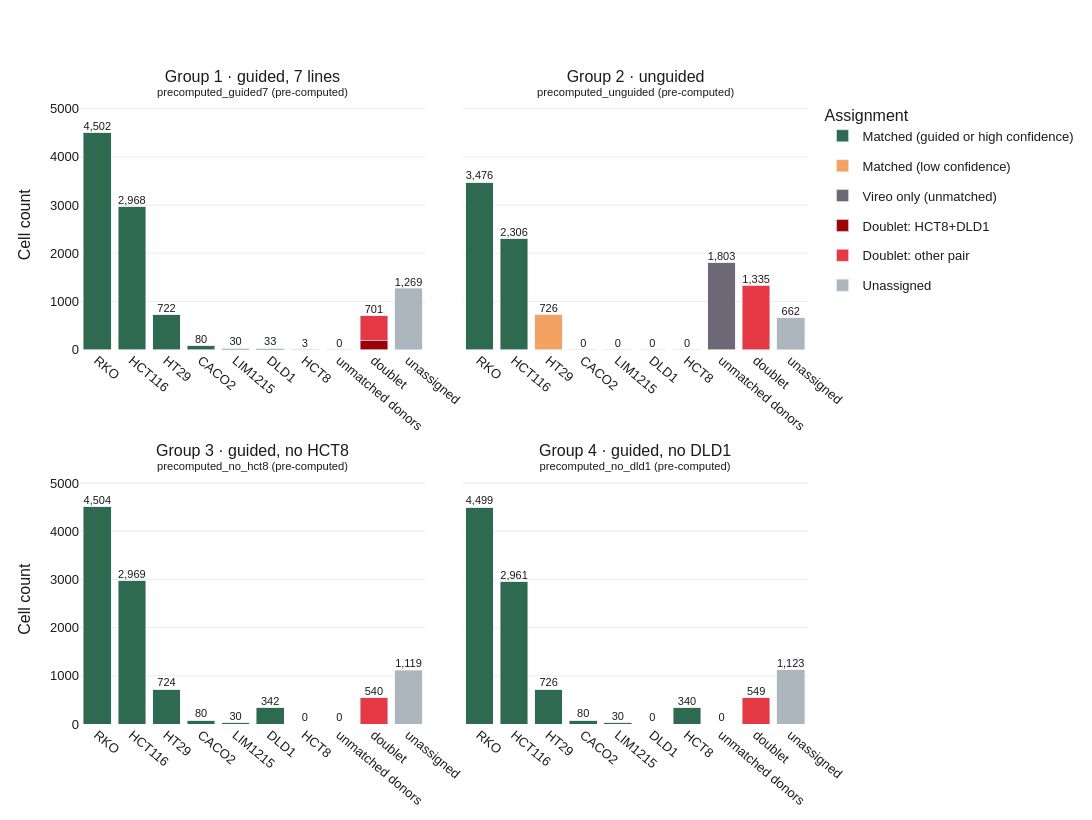

Notebook cell for this chart:
### Markdown cell above
## 2. All four groups side by side

Same scale and the same bar order in every panel, so bars can be compared directly. A panel uses the group's own
run when it has finished, otherwise its pre-computed copy (marked in the panel title).

### Code cell
panels = []
for label, (live, pre) in GROUPS.items():
    shown_id, fa, fallback = resolve(live)
    if fa is None:
        print(f'{label}: no results found — skipped')
        continue
    panels.append((label, shown_id, fallback, composition(fa)))

# Shared bar order: the 7 pool lines, any other matched line, all unmatched donors together, doublet, unassigned
def shared_bar(b):
    return 'unmatched donors' if b.startswith('vireo:') else b
for i, (label, shown_id, fallback, comp) in enumerate(panels):
    comp = comp.copy()
    comp['bar'] = comp['bar'].map(shared_bar)
    panels[i] = (label, shown_id, fallback, comp)
extra = sorted({b for *_, c in panels for b in c['bar']} - set(POOL_LINES) - {'unmatched donors', 'doublet', 'unassigned'})
ORDER = POOL_LINES + extra + ['unmatched donors', 'doublet', 'unassigned']

titles = [f'{label}<br><sup>{shown_id}{" (pre-computed)" if fallback else ""}</sup>'
          for label, shown_id, fallback, _ in panels]
fig = make_subplots(rows=2, cols=2, subplot_titles=titles, shared_yaxes=True,
                    vertical_spacing=0.2, horizontal_spacing=0.05)
seen, all_totals = set(), {}
for k, (label, shown_id, fallback, comp) in enumerate(panels):
    all_totals[label] = add_bars(fig, comp, ORDER, row=k // 2 + 1, col=k % 2 + 1, legend_seen=seen)
ymax = max(t.max() for t in all_totals.values()) * 1.15
fig.update_yaxes(range=[0, ymax], gridcolor='#ececec')
fig.update_yaxes(title_text='Cell count', col=1)
fig.update_xaxes(tickangle=40)
fig.update_layout(barmode='stack', height=820, width=1250, legend_title='Assignment',
                  plot_bgcolor='white', paper_bgcolor='white', font=FONT)
fig.show()

table = pd.DataFrame(all_totals).reindex(ORDER).fillna(0).astype(int)
table

### Figure 1 — Plotly figure (JSON) as saved in the notebook; plotly's stock layout.template omitted (floating-point values rounded to 4 significant figures)
{"data": [{"hovertemplate": "Matched (guided or high confidence)<br>%{x}: %{y:,} cells<extra></extra>", "legendgroup": "Matched (guided or high confidence)", "legendrank": 0, "marker": {"color": "#2d6a4f"}, "name": "Matched (guided or high confidence)", "showlegend": true, "type": "bar", "x": ["RKO", "HCT116", "HT29", "CACO2", "LIM1215", "DLD1", "HCT8", "unmatched donors", "doublet", "unassigned"], "xaxis": "x", "y": [4502, 2968, 722, 80, 30, 33, 3, 0, 0, 0], "yaxis": "y"}, {"hovertemplate": "Doublet: HCT8+DLD1<br>%{x}: %{y:,} cells<extra></extra>", "legendgroup": "Doublet: HCT8+DLD1", "legendrank": 3, "marker": {"color": "#9d0208"}, "name": "Doublet: HCT8+DLD1", "showlegend": true, "type": "bar", "x": ["RKO", "HCT116", "HT29", "CACO2", "LIM1215", "DLD1", "HCT8", "unmatched donors", "doublet", "unassigned"], "xaxis": "x", "y": [0, 0, 0, 0, 0, 0, 0, 0, 198, 0], "yaxis": "y"}, {"hovertemplate": "Doublet: other pair<br>%{x}: %{y:,} cells<extra></extra>", "legendgroup": "Doublet: other pair", "legendrank": 4, "marker": {"color": "#e63946"}, "name": "Doublet: other pair", "showlegend": true, "type": "bar", "x": ["RKO", "HCT116", "HT29", "CACO2", "LIM1215", "DLD1", "HCT8", "unmatched donors", "doublet", "unassigned"], "xaxis": "x", "y": [0, 0, 0, 0, 0, 0, 0, 0, 503, 0], "yaxis": "y"}, {"hovertemplate": "Unassigned<br>%{x}: %{y:,} cells<extra></extra>", "legendgroup": "Unassigned", "legendrank": 5, "marker": {"color": "#adb5bd"}, "name": "Unassigned", "showlegend": true, "type": "bar", "x": ["RKO", "HCT116", "HT29", "CACO2", "LIM1215", "DLD1", "HCT8", "unmatched donors", "doublet", "unassigned"], "xaxis": "x", "y": [0, 0, 0, 0, 0, 0, 0, 0, 0, 1269], "yaxis": "y"}, {"hoverinfo": "skip", "mode": "text", "showlegend": false, "text": ["4,502", "2,968", "722", "80", "30", "33", "3", "0", "701", "1,269"], "textfont": {"color": "#1b1b1b", "size": 11}, "textposition": "top center", "type": "scatter", "x": ["RKO", "HCT116", "HT29", "CACO2", "LIM1215", "DLD1", "HCT8", "unmatched donors", "doublet", "unassigned"], "xaxis": "x", "y": [4502, 2968, 722, 80, 30, 33, 3, 0, 701, 1269], "yaxis": "y"}, {"hovertemplate": "Matched (guided or high confidence)<br>%{x}: %{y:,} cells<extra></extra>", "legendgroup": "Matched (guided or high confidence)", "legendrank": 0, "marker": {"color": "#2d6a4f"}, "name": "Matched (guided or high confidence)", "showlegend": false, "type": "bar", "x": ["RKO", "HCT116", "HT29", "CACO2", "LIM1215", "DLD1", "HCT8", "unmatched donors", "doublet", "unassigned"], "xaxis": "x2", "y": [3476, 2306, 0, 0, 0, 0, 0, 0, 0, 0], "yaxis": "y2"}, {"hovertemplate": "Matched (low confidence)<br>%{x}: %{y:,} cells<extra></extra>", "legendgroup": "Matched (low confidence)", "legendrank": 1, "marker": {"color": "#f4a261"}, "name": "Matched (low confidence)", "showlegend": true, "type": "bar", "x": ["RKO", "HCT116", "HT29", "CACO2", "LIM1215", "DLD1", "HCT8", "unmatched donors", "doublet", "unassigned"], "xaxis": "x2", "y": [0, 0, 726, 0, 0, 0, 0, 0, 0, 0], "yaxis": "y2"}, {"hovertemplate": "Vireo only (unmatched)<br>%{x}: %{y:,} cells<extra></extra>", "legendgroup": "Vireo only (unmatched)", "legendrank": 2, "marker": {"color": "#6d6875"}, "name": "Vireo only (unmatched)", "showlegend": true, "type": "bar", "x": ["RKO", "HCT116", "HT29", "CACO2", "LIM1215", "DLD1", "HCT8", "unmatched donors", "doublet", "unassigned"], "xaxis": "x2", "y": [0, 0, 0, 0, 0, 0, 0, 1803, 0, 0], "yaxis": "y2"}, {"hovertemplate": "Doublet: other pair<br>%{x}: %{y:,} cells<extra></extra>", "legendgroup": "Doublet: other pair", "legendrank": 4, "marker": {"color": "#e63946"}, "name": "Doublet: other pair", "showlegend": false, "type": "bar", "x": ["RKO", "HCT116", "HT29", "CACO2", "LIM1215", "DLD1", "HCT8", "unmatched donors", "doublet", "unassigned"], "xaxis": "x2", "y": [0, 0, 0, 0, 0, 0, 0, 0, 1335, 0], "yaxis": "y2"}, {"hovertemplate": "Unassigned<br>%{x}: %{y:,} cells<extra></extra>", "legendgroup": "Unassigned", "legendrank": 5, "marker": {"color": "#adb5bd"}, "name": "Unassigned", "showlegend": false, "type": "bar", "x": ["RKO", "HCT116", "HT29", "CACO2", "LIM1215", "DLD1", "HCT8", "unmatched donors", "doublet", "unassigned"], "xaxis": "x2", "y": [0, 0, 0, 0, 0, 0, 0, 0, 0, 662], "yaxis": "y2"}, {"hoverinfo": "skip", "mode": "text", "showlegend": false, "text": ["3,476", "2,306", "726", "0", "0", "0", "0", "1,803", "1,335", "662"], "textfont": {"color": "#1b1b1b", "size": 11}, "textposition": "top center", "type": "scatter", "x": ["RKO", "HCT116", "HT29", "CACO2", "LIM1215", "DLD1", "HCT8", "unmatched donors", "doublet", "unassigned"], "xaxis": "x2", "y": [3476, 2306, 726, 0, 0, 0, 0, 1803, 1335, 662], "yaxis": "y2"}, {"hovertemplate": "Matched (guided or high confidence)<br>%{x}: %{y:,} cells<extra></extra>", "legendgroup": "Matched (guided or high confidence)", "legendrank": 0, "marker": {"color": "#2d6a4f"}, "name": "Matched (guided or high confidence)", "showlegend": false, "type": "bar", "x": ["RKO", "HCT116", "HT29", "CACO2", "LIM1215", "DLD1", "HCT8", "unmatched donors", "doublet", "unassigned"], "xaxis": "x3", "y": [4504, 2969, 724, 80, 30, 342, 0, 0, 0, 0], "yaxis": "y3"}, {"hovertemplate": "Doublet: other pair<br>%{x}: %{y:,} cells<extra></extra>", "legendgroup": "Doublet: other pair", "legendrank": 4, "marker": {"color": "#e63946"}, "name": "Doublet: other pair", "showlegend": false, "type": "bar", "x": ["RKO", "HCT116", "HT29", "CACO2", "LIM1215", "DLD1", "HCT8", "unmatched donors", "doublet", "unassigned"], "xaxis": "x3", "y": [0, 0, 0, 0, 0, 0, 0, 0, 540, 0], "yaxis": "y3"}, {"hovertemplate": "Unassigned<br>%{x}: %{y:,} cells<extra></extra>", "legendgroup": "Unassigned", "legendrank": 5, "marker": {"color": "#adb5bd"}, "name": "Unassigned", "showlegend": false, "type": "bar", "x": ["RKO", "HCT116", "HT29", "CACO2", "LIM1215", "DLD1", "HCT8", "unmatched donors", "doublet", "unassigned"], "xaxis": "x3", "y": [0, 0, 0, 0, 0, 0, 0, 0, 0, 1119], "yaxis": "y3"}, {"hoverinfo": "skip", "mode": "text", "showlegend": false, "text": ["4,504", "2,969", "724", "80", "30", "342", "0", "0", "540", "1,119"], "textfont": {"color": "#1b1b1b", "size": 11}, "textposition": "top center", "type": "scatter", "x": ["RKO", "HCT116", "HT29", "CACO2", "LIM1215", "DLD1", "HCT8", "unmatched donors", "doublet", "unassigned"], "xaxis": "x3", "y": [4504, 2969, 724, 80, 30, 342, 0, 0, 540, 1119], "yaxis": "y3"}, {"hovertemplate": "Matched (guided or high confidence)<br>%{x}: %{y:,} cells<extra></extra>", "legendgroup": "Matched (guided or high confidence)", "legendrank": 0, "marker": {"color": "#2d6a4f"}, "name": "Matched (guided or high confidence)", "showlegend": false, "type": "bar", "x": ["RKO", "HCT116", "HT29", "CACO2", "LIM1215", "DLD1", "HCT8", "unmatched donors", "doublet", "unassigned"], "xaxis": "x4", "y": [4499, 2961, 726, 80, 30, 0, 340, 0, 0, 0], "yaxis": "y4"}, {"hovertemplate": "Doublet: other pair<br>%{x}: %{y:,} cells<extra></extra>", "legendgroup": "Doublet: other pair", "legendrank": 4, "marker": {"color": "#e63946"}, "name": "Doublet: other pair", "showlegend": false, "type": "bar", "x": ["RKO", "HCT116", "HT29", "CACO2", "LIM1215", "DLD1", "HCT8", "unmatched donors", "doublet", "unassigned"], "xaxis": "x4", "y": [0, 0, 0, 0, 0, 0, 0, 0, 549, 0], "yaxis": "y4"}, {"hovertemplate": "Unassigned<br>%{x}: %{y:,} cells<extra></extra>", "legendgroup": "Unassigned", "legendrank": 5, "marker": {"color": "#adb5bd"}, "name": "Unassigned", "showlegend": false, "type": "bar", "x": ["RKO", "HCT116", "HT29", "CACO2", "LIM1215", "DLD1", "HCT8", "unmatched donors", "doublet", "unassigned"], "xaxis": "x4", "y": [0, 0, 0, 0, 0, 0, 0, 0, 0, 1123], "yaxis": "y4"}, {"hoverinfo": "skip", "mode": "text", "showlegend": false, "text": ["4,499", "2,961", "726", "80", "30", "0", "340", "0", "549", "1,123"], "textfont": {"color": "#1b1b1b", "size": 11}, "textposition": "top center", "type": "scatter", "x": ["RKO", "HCT116", "HT29", "CACO2", "LIM1215", "DLD1", "HCT8", "unmatched donors", "doublet", "unassigned"], "xaxis": "x4", "y": [4499, 2961, 726, 80, 30, 0, 340, 0, 549, 1123], "yaxis": "y4"}], "layout": {"annotations": [{"font": {"size": 16}, "showarrow": false, "text": "Group 1 · guided, 7 lines<br><sup>precomputed_guided7 (pre-computed)</sup>", "x": 0.2375, "xanchor": "center", "xref": "paper", "y": 1.0, "yanchor": "bottom", "yref": "paper"}, {"font": {"size": 16}, "showarrow": false, "text": "Group 2 · unguided<br><sup>precomputed_unguided (pre-computed)</sup>", "x": 0.7625, "xanchor": "center", "xref": "paper", "y": 1.0, "yanchor": "bottom", "yref": "paper"}, {"font": {"size": 16}, "showarrow": false, "text": "Group 3 · guided, no HCT8<br><sup>precomputed_no_hct8 (pre-computed)</sup>", "x": 0.2375, "xanchor": "center", "xref": "paper", "y": 0.4, "yanchor": "bottom", "yref": "paper"}, {"font": {"size": 16}, "showarrow": false, "text": "Group 4 · guided, no DLD1<br><sup>precomputed_no_dld1 (pre-computed)</sup>", "x": 0.7625, "xanchor": "center", "xref": "paper", "y": 0.4, "yanchor": "bottom", "yref": "paper"}], "barmode": "stack", "font": {"color": "#1b1b1b", "family": "Arial, sans-serif", "size": 13}, "height": 820, "legend": {"title": {"text": "Assignment"}}, "paper_bgcolor": "white", "plot_bgcolor": "white", "width": 1250, "xaxis": {"anchor": "y", "domain": [0.0, 0.475], "tickangle": 40}, "xaxis2": {"anchor": "y2", "domain": [0.525, 1.0], "tickangle": 40}, "xaxis3": {"anchor": "y3", "domain": [0.0, 0.475], "tickangle": 40}, "xaxis4": {"anchor": "y4", "domain": [0.525, 1.0], "tickangle": 40}, "yaxis": {"anchor": "x", "domain": [0.6, 1.0], "gridcolor": "#ececec", "range": [0, 5180.0], "title": {"text": "Cell count"}}, "yaxis2": {"anchor": "x2", "domain": [0.6, 1.0], "gridcolor": "#ececec", "matches": "y", "range": [0, 5180.0], "showticklabels": false}, "yaxis3": {"anchor": "x3", "domain": [0.0, 0.4], "gridcolor": "#ececec", "range": [0, 5180.0], "title": {"text": "Cell count"}}, "yaxis4": {"anchor": "x4", "domain": [0.0, 0.4], "gridcolor": "#ececec", "matches": "y3", "range": [0, 5180.0], "showticklabels": false}}}
